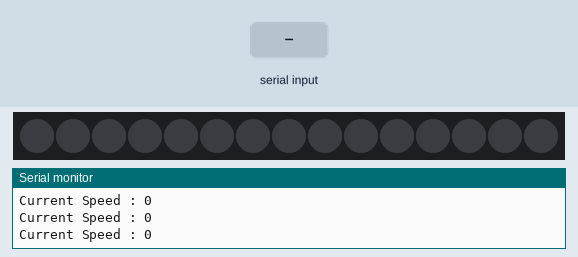
Recording of a sketch running on a simulated Arduino Uno, built with avr-gcc and run on an emulated ATmega328P. Parts: 15 RGB LEDs in strip order, left to right, the last lines printed to the serial monitor. Inputs (shaded band) come from the test bench. Dim RGB values are drawn brighter than linear.

Above: at 1.2 s.
1.3 s: "90,45\n" received over Serial
At 1.8 s:
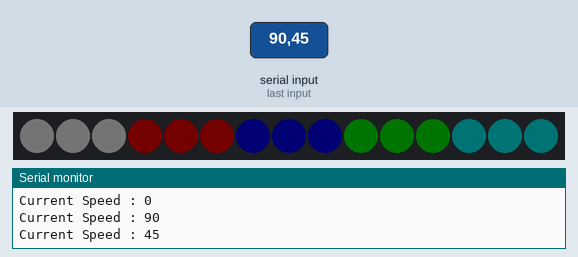
3.9 s: "30,150\n" received over Serial
At 4.3 s:
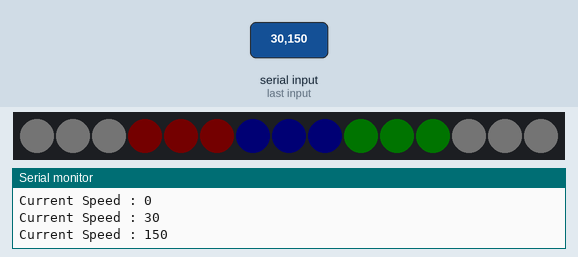
Timing chart, 0 to 6.9 s (numbered marks = the images above; inputs shaded):
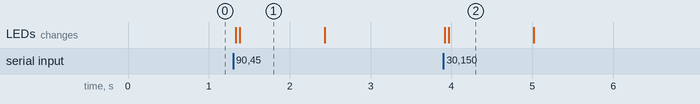

The sketch:

new_logic.ino
```cpp
#include <FastLED.h>
#define LED_PIN 5
#define LED_NUM 15
#define LEDS_PER_STEP 3
#define DEFAULT_BRIGHTNESS 1

CRGB leds[LED_NUM];
uint8_t speedValue = 0;

const CRGB colors[] = {
  CRGB::Black,
  CRGB::White,
  CRGB::Red,
  CRGB::Blue,
  CRGB::LawnGreen
};

void setup() {
  FastLED.addLeds<WS2812, LED_PIN, GRB>(leds, LED_NUM);
  FastLED.setBrightness(DEFAULT_BRIGHTNESS);  //(0-255)

  Serial.begin(115200);
  Serial.println("Speed LED Controller Ready");

  fill_solid(leds, LED_NUM, CRGB::Black);
  FastLED.clear();
  FastLED.show();
}

void loop() {
  // put your main code here, to run repeatedly:
  if (Serial.available()) {
    speedValue = Serial.parseInt();
  }
  FastLED.clear();
  Serial.print("Current Speed : ");
  Serial.println(speedValue);

  uint8_t Segments = speedValue;
  uint8_t lightLEDS = Segments * LEDS_PER_STEP;

  for (uint8_t i = 0; i < min(lightLEDS, LED_NUM); i++) {
    uint8_t segment = i / LEDS_PER_STEP;
    leds[i] = colors[segment + 1];
  }

  FastLED.show();
  delay(50);
}
```

Measured:
- after the input at 1.3 s, the LEDs: first change at once (image 1 shows a later state)
- after the input at 3.9 s, the LEDs: first change at once (image 2 shows a later state)
- what the display in image 1 shows lasts 1.0 s, from 1.4 s to 2.4 s
